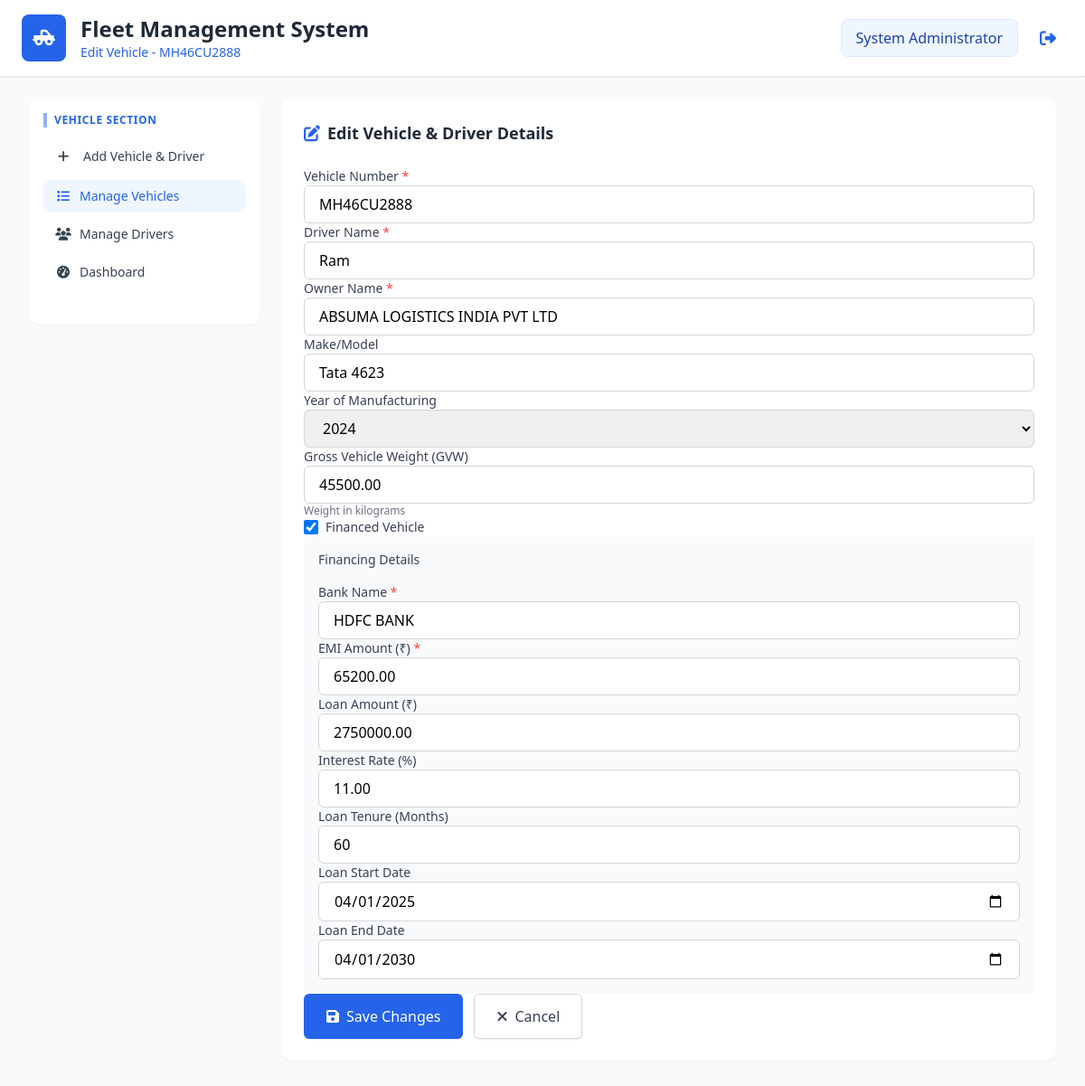
The page /edit_vehicle.php?id=3 (signed in) on the database its author committed.
### tables this page shows
CREATE TABLE `vehicle_financing` (
  `id` int(11) NOT NULL,
  `vehicle_id` int(11) NOT NULL,
  `is_financed` tinyint(1) NOT NULL DEFAULT 0,
  `bank_name` varchar(100) DEFAULT NULL,
  `loan_amount` decimal(12,2) DEFAULT NULL,
  `interest_rate` decimal(5,2) DEFAULT NULL,
  `loan_tenure_months` int(11) DEFAULT NULL,
  `emi_amount` decimal(10,2) DEFAULT NULL,
  `loan_start_date` date DEFAULT NULL,
  `loan_end_date` date DEFAULT NULL,
  `created_at` timestamp NOT NULL DEFAULT current_timestamp(),
  `updated_at` timestamp NULL DEFAULT NULL ON UPDATE current_timestamp()
);

CREATE TABLE `vehicles` (
  `id` int(11) NOT NULL,
  `vehicle_number` varchar(20) NOT NULL,
  `driver_name` varchar(100) DEFAULT NULL,
  `owner_name` varchar(100) DEFAULT NULL,
  `make_model` varchar(100) DEFAULT NULL,
  `manufacturing_year` year(4) DEFAULT NULL,
  `gvw` decimal(10,2) DEFAULT NULL,
  `is_financed` tinyint(1) NOT NULL DEFAULT 0,
  `current_status` enum('available','on_trip','maintenance','inactive') NOT NULL DEFAULT 'available',
  `created_at` timestamp NOT NULL DEFAULT current_timestamp(),
  `updated_at` timestamp NULL DEFAULT NULL ON UPDATE current_timestamp(),
  `deleted_at` timestamp NULL DEFAULT NULL
);

### edit_vehicle.php (the view, shortened to what the rows shown need)
<?php
require 'db_connection.php';
$vehicle = [];
$vehicleId = $_GET['id'] ?? null;
try {
    $stmt = $pdo->prepare("
        SELECT v.*, vf.is_financed, vf.bank_name, vf.loan_amount, vf.interest_rate,
               vf.loan_tenure_months, vf.emi_amount, vf.loan_start_date, vf.loan_end_date
        FROM vehicles v
        LEFT JOIN vehicle_financing vf ON v.id = vf.vehicle_id
        WHERE v.id = ?
    ");
    $stmt->execute([$vehicleId]);
    $vehicle = $stmt->fetch(PDO::FETCH_ASSOC);
} catch (PDOException $e) {
    $error = "Database error: " . $e->getMessage();
}
?>
<!DOCTYPE html>
<html lang="en">
<head>
    <script src="https://cdn.tailwindcss.com"></script>
    <link rel="stylesheet" href="https://cdnjs.cloudflare.com/ajax/libs/font-awesome/6.4.0/css/all.min.css">
</head>
<body class="bg-gray-50">
    <div class="min-h-screen">
        <header class="bg-white border-b border-gray-200 shadow-sm">
            <div class="max-w-7xl mx-auto px-6 py-4">
                <div class="flex justify-between items-center">
                    <div class="flex items-center gap-4">
                        <div>
                            <h1 class="text-2xl font-bold text-gray-800">Fleet Management System</h1>
                            <p class="text-blue-600 text-sm">Edit Vehicle - <?= htmlspecialchars($vehicle['vehicle_number']) ?></p>
                        </div>
                    </div>
                </div>
            </div>
        </header>
        <div class="max-w-7xl mx-auto px-4 sm:px-6 lg:px-8 py-6">
            <div class="flex flex-col lg:flex-row gap-6">
                <main class="flex-1">
                    <div class="bg-white rounded-xl shadow-sm overflow-hidden mb-6 card-hover-effect">
                        <div class="p-6">
                            <h2 class="text-lg font-semibold text-gray-800 mb-6 flex items-center gap-2">
                                <i class="fas fa-edit text-blue-600"></i> Edit Vehicle & Driver Details
                            </h2>
                            <form method="POST" class="form-grid">
                                <div class="form-field">
                                    <label for="vehicle_number" class="block text-sm font-medium text-gray-700">Vehicle Number <span class="text-red-500">*</span></label>
                                    <input type="text" id="vehicle_number" name="vehicle_number"
                                           value="<?= htmlspecialchars($vehicle['vehicle_number']) ?>"
                                           class="w-full px-4 py-2 border border-gray-300 rounded-md focus:ring-2 focus:ring-blue-500 focus:border-blue-500"
                                           placeholder="e.g. UP25GT0880" required>
                                </div>
                                <div class="form-field">
                                    <label for="driver_name" class="block text-sm font-medium text-gray-700">Driver Name <span class="text-red-500">*</span></label>
                                    <input type="text" id="driver_name" name="driver_name"
                                           value="<?= htmlspecialchars($vehicle['driver_name']) ?>"
                                           class="w-full px-4 py-2 border border-gray-300 rounded-md focus:ring-2 focus:ring-blue-500 focus:border-blue-500"
                                           placeholder="Enter driver name" required>
                                </div>
                                <div class="form-field">
                                    <label for="owner_name" class="block text-sm font-medium text-gray-700">Owner Name <span class="text-red-500">*</span></label>
                                    <input type="text" id="owner_name" name="owner_name"
                                           value="<?= htmlspecialchars($vehicle['owner_name']) ?>"
                                           class="w-full px-4 py-2 border border-gray-300 rounded-md focus:ring-2 focus:ring-blue-500 focus:border-blue-500"
                                           placeholder="Enter owner name" required>
                                </div>
                                <div class="form-field">
                                    <label for="make_model" class="block text-sm font-medium text-gray-700">Make/Model</label>
                                    <input type="text" id="make_model" name="make_model"
                                           value="<?= htmlspecialchars($vehicle['make_model']) ?>"
                                           class="w-full px-4 py-2 border border-gray-300 rounded-md focus:ring-2 focus:ring-blue-500 focus:border-blue-500"
                                           placeholder="e.g. Tata 1109, Ashok Leyland 2518">
                                </div>
                                <div class="form-field">
                                    <label for="manufacturing_year" class="block text-sm font-medium text-gray-700">Year of Manufacturing</label>
                                    <select id="manufacturing_year" name="manufacturing_year"
                                            class="w-full px-4 py-2 border border-gray-300 rounded-md focus:ring-2 focus:ring-blue-500 focus:border-blue-500">
                                        <?php
                                        $currentYear = date('Y');
                                        for ($year = $currentYear; $year >= 1990; $year--): ?>
                                            <option value="<?= $year ?>" <?= $vehicle['manufacturing_year'] == $year ? 'selected' : '' ?>>
                                                <?= $year ?>
                                            </option>
                                        <?php endfor; ?>
                                    </select>
                                </div>
                                <div class="form-field">
                                    <label for="gvw" class="block text-sm font-medium text-gray-700">Gross Vehicle Weight (GVW)</label>
                                    <input type="number" id="gvw" name="gvw" step="0.01" min="0"
                                           value="<?= htmlspecialchars($vehicle['gvw']) ?>"
                                           class="w-full px-4 py-2 border border-gray-300 rounded-md focus:ring-2 focus:ring-blue-500 focus:border-blue-500"
                                           placeholder="e.g. 16500.00">
                                    <p class="text-xs text-gray-500">Weight in kilograms</p>
                                </div>
                                <div class="form-field">
                                    <div class="flex items-center">
                                        <input type="checkbox" id="is_financed" name="is_financed" value="1"
                                               <?= $vehicle['is_financed'] ? 'checked' : '' ?>
                                               class="h-4 w-4 text-blue-600 focus:ring-blue-500 border-gray-300 rounded">
                                        <label for="is_financed" class="ml-2 block text-sm text-gray-700">Financed Vehicle</label>
                                    </div>
                                </div>
                                <div class="form-field hidden md:col-span-2" id="financingFields">
                                    <div class="space-y-4 bg-gray-50 p-4 rounded-md">
                                        <div class="form-grid">
                                            <div class="form-field">
                                                <label for="bank_name" class="block text-sm font-medium text-gray-700">Bank Name <span class="text-red-500">*</span></label>
                                                <input type="text" id="bank_name" name="bank_name"
                                                       value="<?= htmlspecialchars($vehicle['bank_name']) ?>"
                                                       class="w-full px-4 py-2 border border-gray-300 rounded-md focus:ring-2 focus:ring-blue-500 focus:border-blue-500"
                                                       placeholder="e.g. HDFC Bank">
                                            </div>
                                            <div class="form-field">
                                                <label for="emi_amount" class="block text-sm font-medium text-gray-700">EMI Amount (₹) <span class="text-red-500">*</span></label>
                                                <input type="number" id="emi_amount" name="emi_amount" step="0.01" min="0"
                                                       value="<?= htmlspecialchars($vehicle['emi_amount']) ?>"
                                                       class="w-full px-4 py-2 border border-gray-300 rounded-md focus:ring-2 focus:ring-blue-500 focus:border-blue-500"
                                                       placeholder="e.g. 31500.00">
                                            </div>
                                            <div class="form-field">
                                                <label for="loan_amount" class="block text-sm font-medium text-gray-700">Loan Amount (₹)</label>
                                                <input type="number" id="loan_amount" name="loan_amount" step="0.01" min="0"
                                                       value="<?= htmlspecialchars($vehicle['loan_amount']) ?>"
                                                       class="w-full px-4 py-2 border border-gray-300 rounded-md focus:ring-2 focus:ring-blue-500 focus:border-blue-500"
                                                       placeholder="e.g. 1500000.00">
                                            </div>
                                            <div class="form-field">
                                                <label for="interest_rate" class="block text-sm font-medium text-gray-700">Interest Rate (%)</label>
                                                <input type="number" id="interest_rate" name="interest_rate" step="0.01" min="0"
                                                       value="<?= htmlspecialchars($vehicle['interest_rate']) ?>"
                                                       class="w-full px-4 py-2 border border-gray-300 rounded-md focus:ring-2 focus:ring-blue-500 focus:border-blue-500"
                                                       placeholder="e.g. 8.5">
                                            </div>
                                            <div class="form-field">
                                                <label for="loan_tenure_months" class="block text-sm font-medium text-gray-700">Loan Tenure (Months)</label>
                                                <input type="number" id="loan_tenure_months" name="loan_tenure_months" min="0"
                                                       value="<?= htmlspecialchars($vehicle['loan_tenure_months']) ?>"
                                                       class="w-full px-4 py-2 border border-gray-300 rounded-md focus:ring-2 focus:ring-blue-500 focus:border-blue-500"
                                                       placeholder="e.g. 60">
                                            </div>
                                            <div class="form-field">
                                                <label for="loan_start_date" class="block text-sm font-medium text-gray-700">Loan Start Date</label>
                                                <input type="date" id="loan_start_date" name="loan_start_date"
                                                       value="<?= htmlspecialchars($vehicle['loan_start_date']) ?>"
                                                       class="w-full px-4 py-2 border border-gray-300 rounded-md focus:ring-2 focus:ring-blue-500 focus:border-blue-500">
                                            </div>
                                            <div class="form-field">
                                                <label for="loan_end_date" class="block text-sm font-medium text-gray-700">Loan End Date</label>
                                                <input type="date" id="loan_end_date" name="loan_end_date"
                                                       value="<?= htmlspecialchars($vehicle['loan_end_date']) ?>"
                                                       class="w-full px-4 py-2 border border-gray-300 rounded-md focus:ring-2 focus:ring-blue-500 focus:border-blue-500">
                                            </div>
                                        </div>
                                    </div>
                                </div>
                            </form>
                        </div>
                    </div>
                </main>
            </div>
        </div>
    </div>
</body>
</html>

### rows shown on the page
vehicle_financing: vehicle.vehicle_number "MH46CU2888", vehicle_number "MH46CU2888", driver_name "Ram", owner_name "ABSUMA LOGISTICS INDIA PVT LTD", make_model "Tata 4623", gvw "45500.00", is_financed "☑", bank_name "HDFC BANK", emi_amount "65200.00", loan_amount "2750000.00", interest_rate "11.00", loan_tenure_months "60", loan_start_date "04/01/2025", loan_end_date "04/01/2030"
vehicles: manufacturing_year "2024"

### other values the page prints
$_SESSION['full_name'] "System Administrator"
